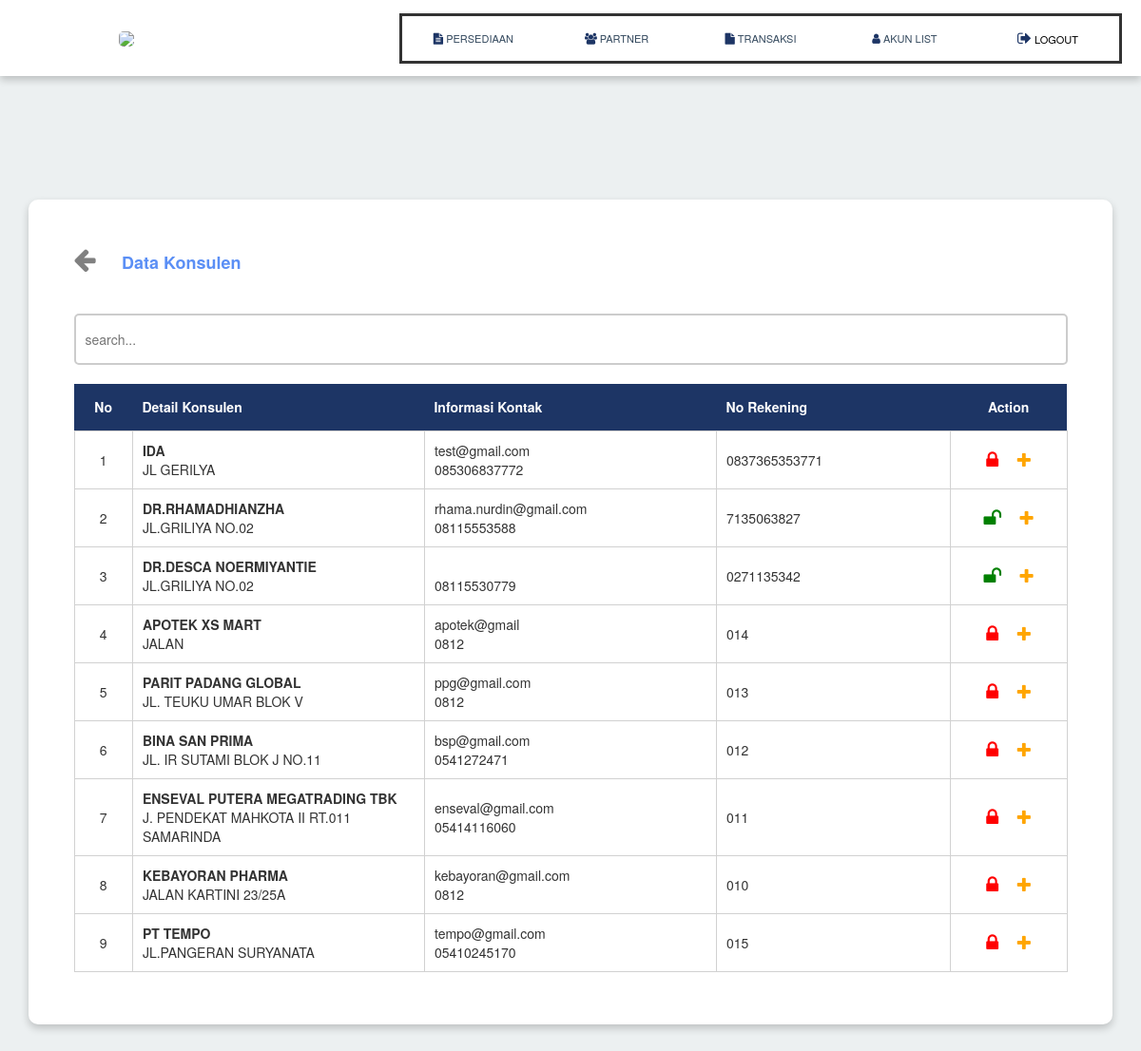
/account/konsulen-list2.php (signed in), run on the app's committed database.
### tables this page shows
CREATE TABLE `db_konsulen` (
  `no` int(10) NOT NULL,
  `id_user` varchar(100) NOT NULL,
  `nama` varchar(100) NOT NULL,
  `alamat` varchar(100) NOT NULL,
  `hp` varchar(15) NOT NULL,
  `email` varchar(100) NOT NULL,
  `bank` varchar(100) NOT NULL,
  `username` varchar(10) NOT NULL,
  `password` varchar(6) NOT NULL,
  `jenis_kelamin` varchar(25) NOT NULL,
  `fee` varchar(2) NOT NULL,
  `activation_status` int(1) NOT NULL DEFAULT 1
);

### account/konsulen-list2.php (the view, shortened to what this page needs)
<?php
require "akses.php";
$kategori_cust = $_GET['kategori_cust'];
include "mainhead.php";
?>
<div style="height:110px;"></div>
<table width="95%" align="center" style="background:white;box-shadow:0 4px 8px 0 rgba(0, 0, 0, 0.2);border-radius:10px;">
<td style="padding:20px;">
<table style="width:95%;padding:20px;margin-top:30px;">
    <td colspan="2" ><a href="penjualan-produk?kategori_cust=UMUM" tooltip="Kembali" flow="right"><i class="fa fa-arrow-left" style="color:grey;font-size:27px;"></i></a> &nbsp; &nbsp; &nbsp; <font size="4" color="#5b8ff5"><b>Data Konsulen</b></font></td></tr>
    <td colspan="2" height="40">&nbsp;</td></tr>
    <td align="left" width="95%"><input type="text" id="myInput" onkeyup="myFunction()" placeholder="search..."></td>
</table>
<table id="myTable" style="width:95%;padding:20px;margin-top:20px;">
  <tr class="header" height="50" style="background:#1d3565;color:white;">
    <th style="width:5%;padding:10px;"><center>No</center></th>
    <th style="width:25%;padding:10px;">Detail Konsulen</th>
    <th style="width:25%;padding:10px;">Informasi Kontak</th>
    <th style="width:20%;padding:10px;">No Rekening</th>
    <th style="width:10%;padding:10px;"><center>Action</center></th>
  </tr>
<?php
$query=mysqli_query($koneksi, "SELECT * FROM db_konsulen");
$no = 0;
while ($record=mysqli_fetch_array($query)){
$no++;
if ($record['activation_status'] == "0"){$status = "<i class='fa fa-lock' style='color:red;font-size:20px;' onclick='return cek_block$no();'></i>";}
if ($record['activation_status'] == "1"){$status = "<i class='fa fa-unlock' style='color:green;font-size:20px;' onclick='return cek_block$no();'></i>";}
echo "
<script type='text/javaScript'>
function cek_block$no()
{
    tanya = confirm('Anda ingin merubah aktivasi status ?');
    if (tanya == true) return account_list();
    else return false;
}
function edit_konsulen$no() {window.location = 'penjualan-produk?id_konsulen=$record[id_user]&kategori_cust=$kategori_cust'}
</script>
<tr>
<td style='border:1px solid #d1d1d1;padding:10px;'><center>$no</center></td>
<td style='border:1px solid #d1d1d1;padding:10px;'><b>$record[nama]</b><br>$record[alamat]</td>
<td style='border:1px solid #d1d1d1;padding:10px;'>$record[email]<br>$record[hp]</td>
<td style='border:1px solid #d1d1d1;padding:10px;'>$record[bank]</td>
<td style='border:1px solid #d1d1d1;padding:10px;'>
<center>
$status
&nbsp; &nbsp;
<a tooltip='Pilih Konsulen' flow='left' ><i class='fa fa-plus' style='color:orange;font-size:18px;' onclick='return edit_konsulen$no();'></i></a>
</center>
</td>
</tr>";
}
?>
</table>
<div style="height:35px;"></div>
</td>
</table>
<div style="height:45px;"></div>

### link/mystyle.css (style rules this page uses)
@media screen and (min-width: 279px) { * { margin:0px auto; } }
@media screen and (min-width: 479px) { * { margin:0px auto; } }
@media screen and (min-width: 679px) { * { margin:0px auto; } }
[tooltip] { position: relative; }
[tooltip]::before, [tooltip]::after { text-transform: none; font-size: .9em; line-height: 1; user-select: none; pointer-events: none; position: absolute; display: none; opacity: 0; }
[tooltip]::before { content: ''; border: 5px solid transparent; z-index: 1001; }
[tooltip]::after { content: attr(tooltip); font-family: Helvetica, sans-serif; text-align: center; min-width: 3em; max-width: 21em; white-space: nowrap; overflow: hidden; text-overflow: ellipsis; padding: 1ch 1.5ch; border-radius: .3ch; box-shadow: 0 1em 2em -.5em rgba(0, 0, 0, 0.35); background: #333; color: #fff; z-index: 1000; }
[tooltip][flow^="left"]::before { top: 50%; border-right-width: 0; border-left-color: #333; left: calc(0em - 5px); transform: translate(-.5em, -50%); }
[tooltip][flow^="left"]::after { top: 50%; right: calc(100% + 5px); transform: translate(-.5em, -50%); }
[tooltip][flow^="right"]::before { top: 50%; border-left-width: 0; border-right-color: #333; right: calc(0em - 5px); transform: translate(.5em, -50%); }
[tooltip][flow^="right"]::after { top: 50%; left: calc(100% + 5px); transform: translate(.5em, -50%); }
input[type=text],input[type=password],select,input[type=number],input[type=file],input[type=email],input[type=date],input[type=time],textarea { font-size: 14px; width: 100%; padding: 15px 10px; box-sizing: border-box; border: 2px solid #ccc; -webkit-transition: 0.5s; transition: 0.5s; outline: none; background-size: 30px; background-position: 5px 5px; background-repeat: no-repeat; padding-left: 10px; border-radius: 5px; }

### data on the page
db_konsulen: nama "IDA", alamat "JL GERILYA", email "test@gmail.com", hp "085306837772", bank "0837365353771"
db_konsulen: nama "DR.RHAMADHIANZHA", alamat "JL.GRILIYA NO.02", email "rhama.nurdin@gmail.com", hp "08115553588", bank "7135063827"
db_konsulen: nama "DR.DESCA NOERMIYANTIE", alamat "JL.GRILIYA NO.02", hp "08115530779", bank "0271135342"
db_konsulen: nama "APOTEK XS MART", alamat "JALAN", email "apotek@gmail", hp "0812", bank "014"
db_konsulen: nama "PARIT PADANG GLOBAL", alamat "JL. TEUKU UMAR BLOK V", email "ppg@gmail.com", hp "0812", bank "013"
db_konsulen: nama "BINA SAN PRIMA", alamat "JL. IR SUTAMI BLOK J NO.11", email "bsp@gmail.com", hp "0541272471", bank "012"
db_konsulen: nama "ENSEVAL PUTERA MEGATRADING TBK", alamat "J. PENDEKAT MAHKOTA II RT.011 SAMARINDA", email "enseval@gmail.com", hp "05414116060", bank "011"
db_konsulen: nama "KEBAYORAN PHARMA", alamat "JALAN KARTINI 23/25A", email "kebayoran@gmail.com", hp "0812", bank "010"
db_konsulen: nama "PT TEMPO", alamat "JL.PANGERAN SURYANATA", email "tempo@gmail.com", hp "05410245170", bank "015"
